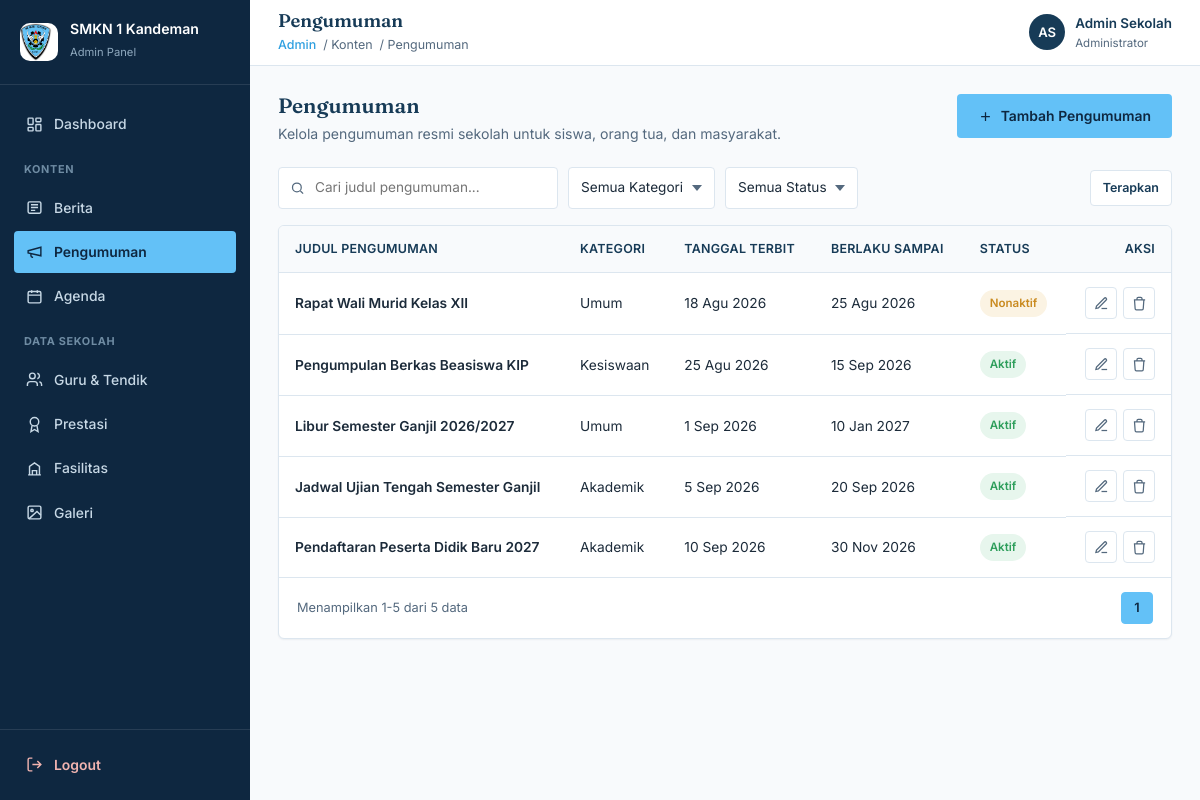
Screenshot of /admin/pengumuman/index.php (signed in) with the database file from the repository.
### tables this page shows
CREATE TABLE IF NOT EXISTS pengumuman (
    id INT UNSIGNED AUTO_INCREMENT PRIMARY KEY,
    judul VARCHAR(200) NOT NULL,
    kategori ENUM('Akademik','Umum','Kesiswaan') NOT NULL DEFAULT 'Umum',
    tanggal_terbit DATE NOT NULL,
    berlaku_sampai DATE DEFAULT NULL,
    isi LONGTEXT,
    status ENUM('Aktif','Nonaktif') NOT NULL DEFAULT 'Aktif',
    created_at TIMESTAMP DEFAULT CURRENT_TIMESTAMP,
    updated_at TIMESTAMP DEFAULT CURRENT_TIMESTAMP ON UPDATE CURRENT_TIMESTAMP
);

### admin/includes/helpers.php (called while the page is built, shortened)
<?php
function format_tanggal($tanggal) {
    $bulan = ['01'=>'Jan','02'=>'Feb','03'=>'Mar','04'=>'Apr','05'=>'Mei','06'=>'Jun',
              '07'=>'Jul','08'=>'Agu','09'=>'Sep','10'=>'Okt','11'=>'Nov','12'=>'Des'];
    $parts = explode('-', $tanggal);
    list($y, $m, $d) = $parts;
    $bulanNama = isset($bulan[$m]) ? $bulan[$m] : $m;
    return intval($d) . ' ' . $bulanNama . ' ' . $y;
}
function badge_class($value) {
    $v = strtolower(trim($value));
    $success = ['published', 'aktif', 'baik', 'pns'];
    $warning = ['draft', 'nonaktif', 'perlu perbaikan', 'honorer'];
    if (in_array($v, $success)) return 'badge-success';
    if (in_array($v, $warning)) return 'badge-warning';
    return 'badge-sky';
}
function build_page_url($page) {
    $params = $_GET;
    $params['page'] = $page;
    return '?' . http_build_query($params);
}

### admin/pengumuman/index.php (the view, shortened to what this page needs)
<?php
require_once '../../config/koneksi.php';
require_once '../includes/helpers.php';
$cari = isset($_GET['cari']) ? trim($_GET['cari']) : '';
$where = [];
$whereSql = count($where) > 0 ? 'WHERE ' . implode(' AND ', $where) : '';
$limit = 10;
$page = isset($_GET['page']) ? max(1, intval($_GET['page'])) : 1;
$offset = ($page - 1) * $limit;
$totalResult = mysqli_query($koneksi, "SELECT COUNT(*) AS total FROM pengumuman $whereSql");
$totalRow = mysqli_fetch_assoc($totalResult);
$totalData = (int) $totalRow['total'];
$totalPage = max(1, (int) ceil($totalData / $limit));
$query = "SELECT * FROM pengumuman $whereSql ORDER BY id DESC LIMIT $limit OFFSET $offset";
$result = mysqli_query($koneksi, $query);
include '../includes/header.php';
include '../includes/sidebar.php';
?>
<div class="main-area">
    <?php include '../includes/topbar.php'; ?>
    <div class="content">
        <div class="page-head">
            <div>
                <h2>Pengumuman</h2>
                <p>Kelola pengumuman resmi sekolah untuk siswa, orang tua, dan masyarakat.</p>
            </div>
            <a href="tambah.php" class="btn btn-primary">
                <svg viewBox="0 0 24 24" fill="none" stroke="currentColor" stroke-width="2" width="15" height="15"><path d="M12 5v14M5 12h14"/></svg>
                Tambah Pengumuman
            </a>
        </div>
        <form class="toolbar" method="get" action="index.php">
            <div class="toolbar-filters">
                <div class="search-box">
                    <svg viewBox="0 0 24 24" fill="none" stroke="currentColor" stroke-width="2"><circle cx="11" cy="11" r="7"/><path d="m21 21-4.3-4.3"/></svg>
                    <input type="text" name="cari" value="<?php echo htmlspecialchars($cari); ?>" placeholder="Cari judul pengumuman...">
                </div>
                <select class="filter-select" name="kategori" onchange="this.form.submit()">
                    <option value="">Semua Kategori</option>
                </select>
                <select class="filter-select" name="status" onchange="this.form.submit()">
                    <option value="">Semua Status</option>
                </select>
            </div>
            <button type="submit" class="btn btn-outline btn-sm">Terapkan</button>
        </form>
        <div class="table-panel">
            <?php if ($totalData === 0): ?>
                <div class="alert-empty">Belum ada data.</div>
            <?php else: ?>
            <div class="table-scroll">
                <table class="data-table">
                <thead>
                    <tr>
                        <th>Judul Pengumuman</th>
                        <th>Kategori</th>
                        <th>Tanggal Terbit</th>
                        <th>Berlaku Sampai</th>
                        <th>Status</th>
                        <th style="text-align:right;">Aksi</th>
                    </tr>
                </thead>
                <tbody>
                    <?php while ($row = mysqli_fetch_assoc($result)): ?>
                    <tr>
                        <td class="cell-title"><?php echo htmlspecialchars($row['judul']); ?></td>
                        <td class="cell-muted"><?php echo htmlspecialchars($row['kategori']); ?></td>
                        <td class="cell-muted"><?php echo format_tanggal($row['tanggal_terbit']); ?></td>
                        <td class="cell-muted"><?php echo format_tanggal($row['berlaku_sampai']); ?></td>
                        <td><span class="badge <?php echo badge_class($row['status']); ?>"><?php echo htmlspecialchars($row['status']); ?></span></td>
                        <td class="cell-actions">
                            <a href="edit.php?id=<?php echo $row['id']; ?>" class="icon-btn" aria-label="Edit" title="Edit">
                                <svg viewBox="0 0 24 24" fill="none" stroke="currentColor" stroke-width="2" width="15" height="15"><path d="M12 20h9"/><path d="M16.5 3.5a2.12 2.12 0 0 1 3 3L7 19l-4 1 1-4 12.5-12.5z"/></svg>
                            </a>
                            <button type="button" class="icon-btn danger" aria-label="Hapus" title="Hapus" data-delete-id="<?php echo $row['id']; ?>" data-delete-target="<?php echo htmlspecialchars($row['judul']); ?>">
                                <svg viewBox="0 0 24 24" fill="none" stroke="currentColor" stroke-width="2" width="15" height="15"><path d="M3 6h18M8 6V4a2 2 0 0 1 2-2h4a2 2 0 0 1 2 2v2m3 0-1 14a2 2 0 0 1-2 2H7a2 2 0 0 1-2-2L4 6"/></svg>
                            </button>
                        </td>
                    </tr>
                    <?php endwhile; ?>
                </tbody>
                </table>
            </div>
            <div class="table-footer">
                <span class="table-info">Menampilkan <?php echo ($totalData>0?($offset+1):0); ?>-<?php echo min($offset+$limit,$totalData); ?> dari <?php echo $totalData; ?> data</span>
                <div class="pagination">
                    <?php for ($i = 1; $i <= $totalPage; $i++): ?>
                        <a href="<?php echo build_page_url($i); ?>" class="<?php echo ($i === $page) ? 'active' : ''; ?>"><?php echo $i; ?></a>
                    <?php endfor; ?>
                </div>
            </div>
            <?php endif; ?>
        </div>
    </div>
<?php include '../includes/footer.php'; ?>

### rows the page displays
pengumuman: judul "Rapat Wali Murid Kelas XII", kategori "Umum", tanggal_terbit "18 Agu 2026", berlaku_sampai "25 Agu 2026", status "Nonaktif"
pengumuman: judul "Pengumpulan Berkas Beasiswa KIP", kategori "Kesiswaan", tanggal_terbit "25 Agu 2026", berlaku_sampai "15 Sep 2026", status "Aktif"
pengumuman: judul "Libur Semester Ganjil 2026/2027", kategori "Umum", tanggal_terbit "1 Sep 2026", berlaku_sampai "10 Jan 2027", status "Aktif"
pengumuman: judul "Jadwal Ujian Tengah Semester Ganjil", kategori "Akademik", tanggal_terbit "5 Sep 2026", berlaku_sampai "20 Sep 2026", status "Aktif"
pengumuman: judul "Pendaftaran Peserta Didik Baru 2027", kategori "Akademik", tanggal_terbit "10 Sep 2026", berlaku_sampai "30 Nov 2026", status "Aktif"

### other values shown
$pageTitle "Pengumuman"
$crumb "Konten"
$crumb "Pengumuman"
$initials "AS"
$adminNama "Admin Sekolah"
$offset+1 "1"
min($offset+$limit,$totalData) "5"
$totalData "5"
